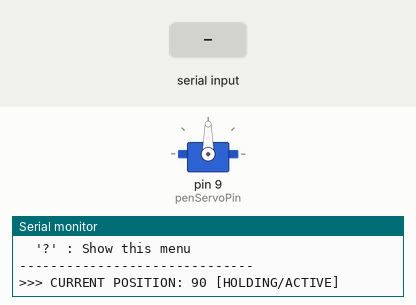
Bench run of a sketch on a simulated Arduino Uno, built with avr-gcc and run on an emulated ATmega328P. On the bench: servo, the last lines printed to the serial monitor. The test bench sets the inputs (shaded band).

Above: at 1.5 s.
1.6 s: "u\n" received over Serial
At 2.5 s:
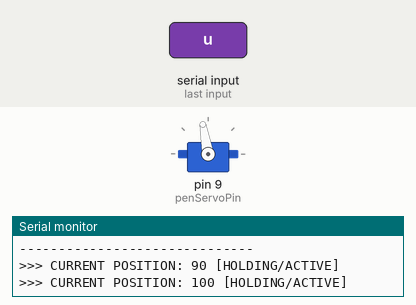
3.1 s: "0\n" received over Serial
At 3.7 s:
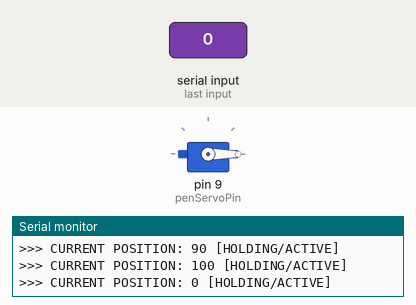
4.6 s: "200\n" received over Serial
At 4.9 s:
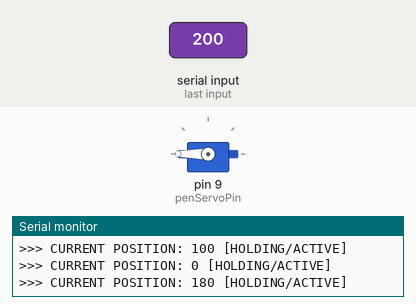
6.1 s: "-\n" received over Serial
At 7.1 s:
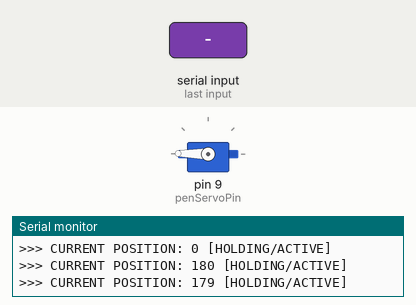
7.6 s: "+\n" received over Serial
At 8.3 s:
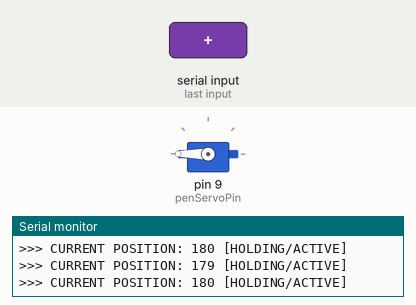
9.1 s: "90\n" received over Serial
At 9.5 s:
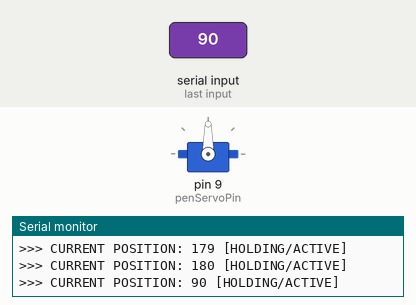
Timing chart, 0 to 11.6 s (numbered marks = the images above; inputs shaded):
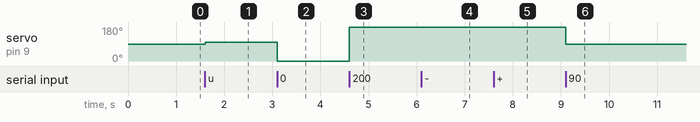

The sketch:

servo_calibration.ino
```cpp
#include <Servo.h>

// Servo pin based on firmware.ino
const int penServoPin = 9;
Servo penServo;

int currentPos = 90; // Starting position
bool isAttached = true;

void setup() {
  Serial.begin(9600);
  penServo.attach(penServoPin);
  penServo.write(currentPos);

  printMenu();
  showStatus();
}

void printMenu() {
  Serial.println("\n==============================");
  Serial.println("   SERVO CALIBRATION TOOL");
  Serial.println("==============================");
  Serial.println("Commands:");
  Serial.println("  '+' : Increase position (+1)");
  Serial.println("  '-' : Decrease position (-1)");
  Serial.println("  'u' : Move UP fast (+10)");
  Serial.println("  'd' : Move DOWN fast (-10)");
  Serial.println("  's' : STOP/RELEASE (Detach servo)");
  Serial.println("  'a' : ACTIVATE/HOLD (Attach servo)");
  Serial.println("  [0-180] : Go to exact position");
  Serial.println("  '?' : Show this menu");
  Serial.println("------------------------------");
}

void showStatus() {
  Serial.print(">>> CURRENT POSITION: ");
  Serial.print(currentPos);
  if (isAttached) {
    Serial.println(" [HOLDING/ACTIVE]");
  } else {
    Serial.println(" [RELEASED/STOPPED]");
  }
}

void loop() {
  if (Serial.available() > 0) {
    String input = Serial.readStringUntil('\n');
    input.trim();

    if (input.length() == 0) return;

    if (input == "+") {
      currentPos += 1;
    } else if (input == "-") {
      currentPos -= 1;
    } else if (input == "u") {
      currentPos += 10;
    } else if (input == "d") {
      currentPos -= 10;
    } else if (input == "s") {
      penServo.detach();
      isAttached = false;
      Serial.println("!!! SERVO STOPPED (Detached)");
      showStatus();
      return;
    } else if (input == "a") {
      penServo.attach(penServoPin);
      isAttached = true;
      penServo.write(currentPos);
      Serial.println("!!! SERVO ACTIVE (Holding)");
      showStatus();
      return;
    } else if (input == "?") {
      printMenu();
      showStatus();
      return;
    } else if (isNumeric(input)) {
      currentPos = input.toInt();
    } else {
      Serial.println("Unknown command: " + input);
      return;
    }

    // Constrain and Apply
    currentPos = constrain(currentPos, 0, 180);

    if (!isAttached) {
      penServo.attach(penServoPin);
      isAttached = true;
    }

    penServo.write(currentPos);
    showStatus();
  }
}

bool isNumeric(String str) {
  if (str.length() == 0) return false;
  for (byte i = 0; i < str.length(); i++) {
    if (!isDigit(str.charAt(i))) return false;
  }
  return true;
}
```

Measured:
- after the input at 1.6 s, servo on pin 9 (penServoPin): 90° → 100° at once
- after the input at 3.1 s, servo on pin 9 (penServoPin): 100° → 0° at once
- after the input at 4.6 s, servo on pin 9 (penServoPin): 0° → 180° at once
- after the input at 6.1 s, servo on pin 9 (penServoPin): 180° → 179° at once
- after the input at 7.6 s, servo on pin 9 (penServoPin): 179° → 180° at once
- after the input at 9.1 s, servo on pin 9 (penServoPin): 180° → 90° at once
